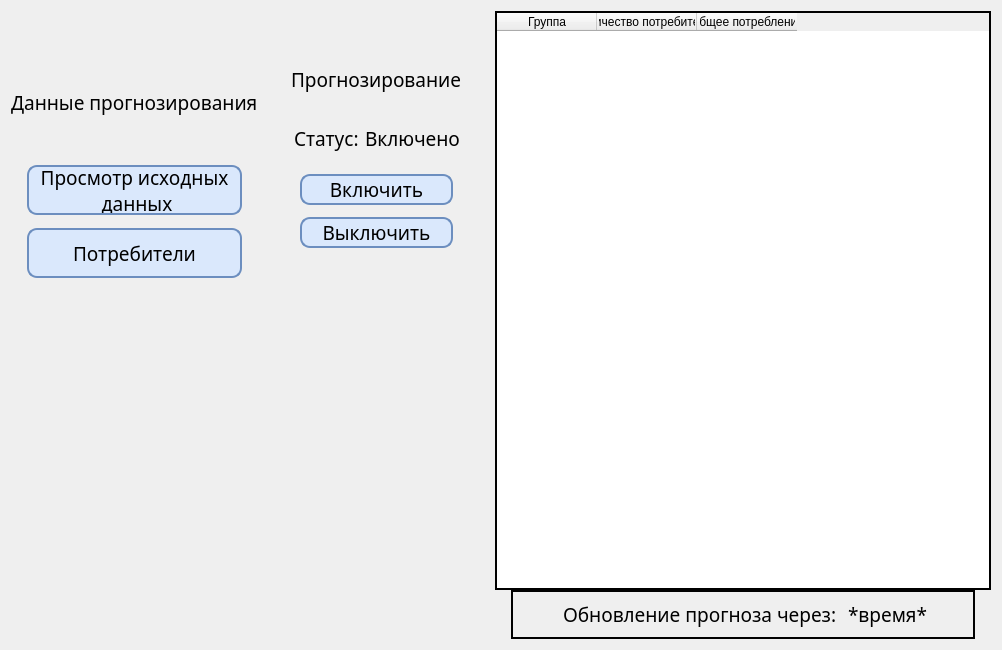
<?xml version="1.0" encoding="UTF-8"?>
<ui version="4.0">
 <class>AnalystMenu</class>
 <widget class="QWidget" name="AnalystMenu">
  <property name="geometry">
   <rect>
    <x>0</x>
    <y>0</y>
    <width>1002</width>
    <height>650</height>
   </rect>
  </property>
  <property name="sizePolicy">
   <sizepolicy hsizetype="Preferred" vsizetype="Expanding">
    <horstretch>0</horstretch>
    <verstretch>0</verstretch>
   </sizepolicy>
  </property>
  <property name="minimumSize">
   <size>
    <width>0</width>
    <height>500</height>
   </size>
  </property>
  <property name="maximumSize">
   <size>
    <width>16777215</width>
    <height>1000</height>
   </size>
  </property>
  <property name="windowTitle">
   <string>Form</string>
  </property>
  <property name="styleSheet">
   <string notr="true">#PageWidget{
	Font: &quot;Merriweather 18pt&quot;
}

QPushButton {
	background-color: #DAE8FC;
	border: 2px solid #6C8EBF;
	border-radius: 10px;
}

QPushButton:hover {
	background-color: #c8dcfc;
}

QPushButton:pressed {
	background-color: #a7c8fc;
}</string>
  </property>
  <layout class="QHBoxLayout" name="horizontalLayout">
   <property name="spacing">
    <number>24</number>
   </property>
   <item>
    <layout class="QVBoxLayout" name="DataLayout" stretch="1,1,3">
     <property name="spacing">
      <number>0</number>
     </property>
     <property name="topMargin">
      <number>32</number>
     </property>
     <item alignment="Qt::AlignmentFlag::AlignHCenter|Qt::AlignmentFlag::AlignVCenter">
      <widget class="QLabel" name="ForecastDataLabel">
       <property name="font">
        <font>
         <family>Merriweather</family>
         <pointsize>14</pointsize>
        </font>
       </property>
       <property name="text">
        <string>Данные прогнозирования</string>
       </property>
      </widget>
     </item>
     <item>
      <layout class="QVBoxLayout" name="ButtonDataLayout">
       <property name="spacing">
        <number>6</number>
       </property>
       <item alignment="Qt::AlignmentFlag::AlignHCenter|Qt::AlignmentFlag::AlignVCenter">
        <widget class="QPushButton" name="DataButton">
         <property name="sizePolicy">
          <sizepolicy hsizetype="Minimum" vsizetype="Minimum">
           <horstretch>0</horstretch>
           <verstretch>0</verstretch>
          </sizepolicy>
         </property>
         <property name="minimumSize">
          <size>
           <width>215</width>
           <height>50</height>
          </size>
         </property>
         <property name="maximumSize">
          <size>
           <width>215</width>
           <height>50</height>
          </size>
         </property>
         <property name="font">
          <font>
           <family>Merriweather</family>
           <pointsize>14</pointsize>
          </font>
         </property>
         <property name="text">
          <string>Просмотр исходных
 данных</string>
         </property>
        </widget>
       </item>
       <item alignment="Qt::AlignmentFlag::AlignHCenter|Qt::AlignmentFlag::AlignVCenter">
        <widget class="QPushButton" name="ConsumeButton">
         <property name="sizePolicy">
          <sizepolicy hsizetype="Minimum" vsizetype="Minimum">
           <horstretch>0</horstretch>
           <verstretch>0</verstretch>
          </sizepolicy>
         </property>
         <property name="minimumSize">
          <size>
           <width>215</width>
           <height>50</height>
          </size>
         </property>
         <property name="font">
          <font>
           <family>Merriweather</family>
           <pointsize>14</pointsize>
          </font>
         </property>
         <property name="text">
          <string>Потребители</string>
         </property>
        </widget>
       </item>
      </layout>
     </item>
     <item>
      <spacer name="verticalSpacer_2">
       <property name="orientation">
        <enum>Qt::Orientation::Vertical</enum>
       </property>
       <property name="sizeHint" stdset="0">
        <size>
         <width>20</width>
         <height>40</height>
        </size>
       </property>
      </spacer>
     </item>
    </layout>
   </item>
   <item>
    <layout class="QVBoxLayout" name="ForeCastLayout" stretch="1,1,3">
     <property name="spacing">
      <number>0</number>
     </property>
     <property name="topMargin">
      <number>32</number>
     </property>
     <item>
      <widget class="QFrame" name="ForecastFrame">
       <property name="frameShape">
        <enum>QFrame::Shape::NoFrame</enum>
       </property>
       <property name="frameShadow">
        <enum>QFrame::Shadow::Raised</enum>
       </property>
       <layout class="QVBoxLayout" name="verticalLayout">
        <property name="sizeConstraint">
         <enum>QLayout::SizeConstraint::SetDefaultConstraint</enum>
        </property>
        <item alignment="Qt::AlignmentFlag::AlignHCenter">
         <widget class="QLabel" name="ForecastLabel">
          <property name="font">
           <font>
            <family>Merriweather</family>
            <pointsize>14</pointsize>
           </font>
          </property>
          <property name="text">
           <string>Прогнозирование</string>
          </property>
         </widget>
        </item>
        <item>
         <layout class="QHBoxLayout" name="StatusLayout">
          <property name="spacing">
           <number>0</number>
          </property>
          <property name="leftMargin">
           <number>2</number>
          </property>
          <property name="rightMargin">
           <number>2</number>
          </property>
          <item alignment="Qt::AlignmentFlag::AlignHCenter">
           <widget class="QLabel" name="StatusLabel">
            <property name="font">
             <font>
              <family>Merriweather</family>
              <pointsize>14</pointsize>
             </font>
            </property>
            <property name="text">
             <string>Статус: </string>
            </property>
           </widget>
          </item>
          <item alignment="Qt::AlignmentFlag::AlignHCenter">
           <widget class="QLabel" name="StatusInfo">
            <property name="font">
             <font>
              <family>Merriweather</family>
              <pointsize>14</pointsize>
             </font>
            </property>
            <property name="text">
             <string>Включено</string>
            </property>
           </widget>
          </item>
         </layout>
        </item>
       </layout>
      </widget>
     </item>
     <item>
      <layout class="QVBoxLayout" name="ButtonLayout" stretch="0,0">
       <property name="spacing">
        <number>12</number>
       </property>
       <property name="leftMargin">
        <number>18</number>
       </property>
       <property name="rightMargin">
        <number>18</number>
       </property>
       <item>
        <widget class="QPushButton" name="TurnOnButton">
         <property name="font">
          <font>
           <family>Merriweather</family>
           <pointsize>14</pointsize>
          </font>
         </property>
         <property name="text">
          <string>Включить</string>
         </property>
        </widget>
       </item>
       <item>
        <widget class="QPushButton" name="TurnOffButton">
         <property name="font">
          <font>
           <family>Merriweather</family>
           <pointsize>14</pointsize>
          </font>
         </property>
         <property name="text">
          <string>Выключить</string>
         </property>
        </widget>
       </item>
      </layout>
     </item>
     <item>
      <spacer name="verticalSpacer">
       <property name="orientation">
        <enum>Qt::Orientation::Vertical</enum>
       </property>
       <property name="sizeHint" stdset="0">
        <size>
         <width>20</width>
         <height>40</height>
        </size>
       </property>
      </spacer>
     </item>
    </layout>
   </item>
   <item>
    <layout class="QVBoxLayout" name="EnergyLayout">
     <property name="spacing">
      <number>0</number>
     </property>
     <item>
      <widget class="QTableWidget" name="EnergyTable">
       <property name="frameShape">
        <enum>QFrame::Shape::Box</enum>
       </property>
       <property name="frameShadow">
        <enum>QFrame::Shadow::Plain</enum>
       </property>
       <property name="lineWidth">
        <number>2</number>
       </property>
       <property name="wordWrap">
        <bool>true</bool>
       </property>
       <attribute name="horizontalHeaderMinimumSectionSize">
        <number>32</number>
       </attribute>
       <attribute name="horizontalHeaderDefaultSectionSize">
        <number>100</number>
       </attribute>
       <column>
        <property name="text">
         <string>Группа</string>
        </property>
       </column>
       <column>
        <property name="text">
         <string>Количество потребителей</string>
        </property>
       </column>
       <column>
        <property name="text">
         <string>Общее потребление</string>
        </property>
       </column>
      </widget>
     </item>
     <item alignment="Qt::AlignmentFlag::AlignHCenter">
      <widget class="QFrame" name="TimeFrame">
       <property name="frameShape">
        <enum>QFrame::Shape::Box</enum>
       </property>
       <property name="lineWidth">
        <number>2</number>
       </property>
       <layout class="QHBoxLayout" name="TimeLayout">
        <property name="leftMargin">
         <number>50</number>
        </property>
        <property name="rightMargin">
         <number>45</number>
        </property>
        <item alignment="Qt::AlignmentFlag::AlignHCenter">
         <widget class="QLabel" name="TimeLabel">
          <property name="font">
           <font>
            <family>Merriweather</family>
            <pointsize>14</pointsize>
           </font>
          </property>
          <property name="text">
           <string>Обновление прогноза через: </string>
          </property>
         </widget>
        </item>
        <item>
         <widget class="QLabel" name="TimeRemLabel">
          <property name="font">
           <font>
            <family>Merriweather</family>
            <pointsize>14</pointsize>
           </font>
          </property>
          <property name="text">
           <string>*время*</string>
          </property>
         </widget>
        </item>
       </layout>
      </widget>
     </item>
    </layout>
   </item>
  </layout>
 </widget>
 <resources/>
 <connections/>
</ui>
